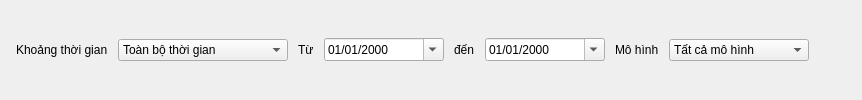
           <widget class="QFrame" name="frameFilterBar">
            <layout class="QHBoxLayout" name="horizontalLayoutFilter">
             <property name="spacing">
              <number>10</number>
             </property>
             <property name="leftMargin">
              <number>16</number>
             </property>
             <property name="topMargin">
              <number>10</number>
             </property>
             <property name="rightMargin">
              <number>16</number>
             </property>
             <property name="bottomMargin">
              <number>10</number>
             </property>
             <item>
              <widget class="QLabel" name="labelFilterTitle">
               <property name="text">
                <string>Khoảng thời gian</string>
               </property>
               <property name="role" stdset="0">
                <string notr="true">field</string>
               </property>
              </widget>
             </item>
             <item>
              <widget class="QComboBox" name="comboBoxPeriod">
               <property name="minimumSize">
                <size>
                 <width>170</width>
                 <height>0</height>
                </size>
               </property>
               <item>
                <property name="text">
                 <string>Toàn bộ thời gian</string>
                </property>
               </item>
              </widget>
             </item>
             <item>
              <widget class="QLabel" name="labelFrom">
               <property name="text">
                <string>Từ</string>
               </property>
               <property name="role" stdset="0">
                <string notr="true">muted</string>
               </property>
              </widget>
             </item>
             <item>
              <widget class="QDateEdit" name="dateEditFrom">
               <property name="displayFormat">
                <string>dd/MM/yyyy</string>
               </property>
               <property name="calendarPopup">
                <bool>true</bool>
               </property>
               <property name="minimumSize">
                <size>
                 <width>120</width>
                 <height>0</height>
                </size>
               </property>
              </widget>
             </item>
             <item>
              <widget class="QLabel" name="labelTo">
               <property name="text">
                <string>đến</string>
               </property>
               <property name="role" stdset="0">
                <string notr="true">muted</string>
               </property>
              </widget>
             </item>
             <item>
              <widget class="QDateEdit" name="dateEditTo">
               <property name="displayFormat">
                <string>dd/MM/yyyy</string>
               </property>
               <property name="calendarPopup">
                <bool>true</bool>
               </property>
               <property name="minimumSize">
                <size>
                 <width>120</width>
                 <height>0</height>
                </size>
               </property>
              </widget>
             </item>
             <item>
              <widget class="QLabel" name="labelModelFilter">
               <property name="text">
                <string>Mô hình</string>
               </property>
               <property name="role" stdset="0">
                <string notr="true">muted</string>
               </property>
              </widget>
             </item>
             <item>
              <widget class="QComboBox" name="comboBoxModel">
               <property name="minimumSize">
                <size>
                 <width>140</width>
                 <height>0</height>
                </size>
               </property>
               <item>
                <property name="text">
                 <string>Tất cả mô hình</string>
                </property>
               </item>
              </widget>
             </item>
             <item>
              <spacer name="horizontalSpacer_2">
               <property name="orientation">
                <enum>Qt::Horizontal</enum>
               </property>
               <property name="sizeHint" stdset="0">
                <size>
                 <width>20</width>
                 <height>20</height>
                </size>
               </property>
              </spacer>
             </item>
             <item>
              <widget class="QLabel" name="labelFilterInfo">
               <property name="text">
                <string />
               </property>
               <property name="role" stdset="0">
                <string notr="true">muted</string>
               </property>
              </widget>
             </item>
            </layout>
           </widget>
